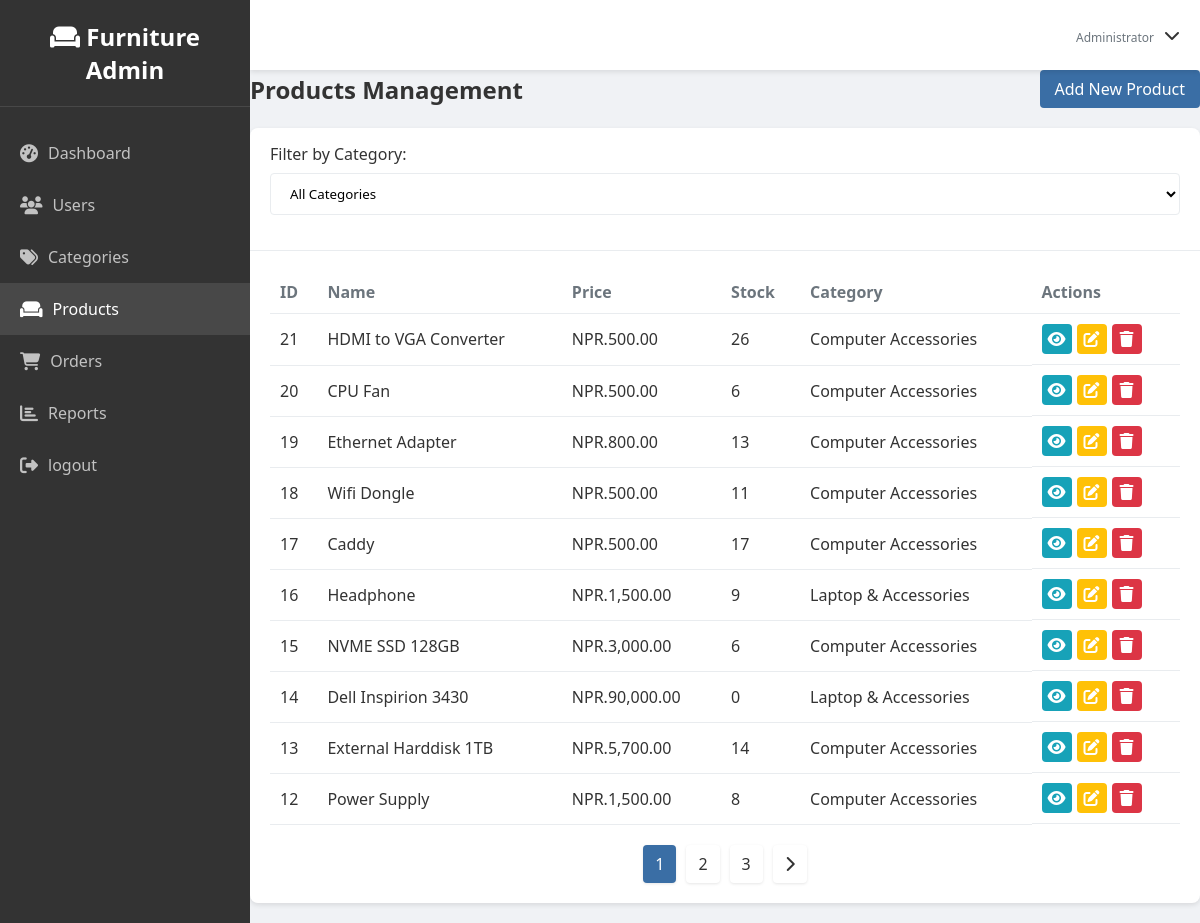
The page /furnitureadminpannel/products.php (signed in) on the database its author committed.
### tables this page shows
CREATE TABLE `products` (
  `id` int(11) NOT NULL,
  `name` varchar(255) NOT NULL,
  `description` text DEFAULT NULL,
  `price` int(11) NOT NULL,
  `stock` int(11) NOT NULL,
  `image` varchar(255) NOT NULL,
  `category_id` int(11) NOT NULL,
  `created_at` timestamp NOT NULL DEFAULT current_timestamp()
);

CREATE TABLE `categories` (
  `id` int(11) NOT NULL,
  `name` varchar(255) NOT NULL,
  `created_at` timestamp NOT NULL DEFAULT current_timestamp()
);

### furnitureadminpannel/products.php (the view, shortened to what this page needs)
<?php
include 'includes/config.php';
$category_filter = "";
$limit = 10;
$page = isset($_GET['page']) ? $_GET['page'] : 1;
$start = ($page - 1) * $limit;
$query = "SELECT p.*, c.name as category_name
          FROM products p
          JOIN categories c ON p.category_id = c.id
          $category_filter
          ORDER BY p.id DESC LIMIT $start, $limit";
$result = mysqli_query($conn, $query);
$total_query = "SELECT COUNT(*) as total FROM products p $category_filter";
$total_result = mysqli_query($conn, $total_query);
$total_data = mysqli_fetch_assoc($total_result);
$total_pages = ceil($total_data['total'] / $limit);
?>
<!DOCTYPE html>
<html lang="en">
<head>
    <link rel="stylesheet" href="css/style.css">
    <link rel="stylesheet" href="https://cdnjs.cloudflare.com/ajax/libs/font-awesome/6.4.0/css/all.min.css">
</head>
<body>
    <div class="container">
        <?php include 'includes/sidebar.php'; ?>
        <div class="main-content">
            <?php include 'includes/header.php'; ?>
            <div class="content">
                <div class="content-header">
                    <h2>Products Management</h2>
                    <a href="add-product.php" class="btn btn-primary">Add New Product</a>
                </div>
                <div class="card">
                    <div class="card-header">
                        <div class="filter-container">
                            <form action="" method="GET" class="filter-form">
                                <div class="form-group">
                                    <label for="category">Filter by Category:</label>
                                    <select name="category" id="category" class="form-select" onchange="this.form.submit()">
                                        <option value="">All Categories</option>
                                    </select>
                                </div>
                            </form>
                        </div>
                    </div>
                    <div class="card-body">
                        <table>
                            <thead>
                                <tr>
                                    <th>ID</th>
                                    <th>Name</th>
                                    <th>Price</th>
                                    <th>Stock</th>
                                    <th>Category</th>
                                    <th>Actions</th>
                                </tr>
                            </thead>
                            <tbody>
                                <?php
                                if(mysqli_num_rows($result) > 0){
                                    while($product = mysqli_fetch_assoc($result)){
                                        echo "<tr>";
                                        echo "<td>" . $product['id'] . "</td>";
                                       echo "<td>" . $product['name'] . "</td>";
                                        echo "<td>NPR." . number_format($product['price'], 2) . "</td>";
                                        echo "<td>" . $product['stock'] . "</td>";
                                        echo "<td>" . $product['category_name'] . "</td>";
                                        echo "<td class='table-actions'>";
                                        echo "<a href='view-product.php?id=" . $product['id'] . "' class='action-icon view'><i class='fas fa-eye'></i></a>";
                                        echo "<a href='edit-product.php?id=" . $product['id'] . "' class='action-icon edit'><i class='fas fa-edit'></i></a>";
                                        echo "<a href='products.php?delete=" . $product['id'] . "' class='action-icon delete'><i class='fas fa-trash'></i></a>";
                                        echo "</td>";
                                        echo "</tr>";
                                    }
                                } else {
                                    echo "<tr><td colspan='7' class='no-data'>No products found</td></tr>";
                                }
                                ?>
                            </tbody>
                        </table>
                        <?php if($total_pages > 1): ?>
                            <div class="pagination">
                                <?php for($i = 1; $i <= $total_pages; $i++): ?>
                                    <a href="?page=<?php echo $i; ?><?php echo isset($_GET['category']) ? '&category=' . $_GET['category'] : ''; ?>" class="<?php echo $i == $page ? 'active' : ''; ?>"><?php echo $i; ?></a>
                                <?php endfor; ?>
                                <?php if($page < $total_pages): ?>
                                    <a href="?page=<?php echo $page + 1; ?><?php echo isset($_GET['category']) ? '&category=' . $_GET['category'] : ''; ?>"><i class="fas fa-chevron-right"></i></a>
                                <?php endif; ?>
                            </div>
                        <?php endif; ?>
                    </div>
                </div>
            </div>
        </div>
    </div>
</body>
</html>

### furnitureadminpannel/css/style.css (style rules this page uses)
* { margin: 0; padding: 0; box-sizing: border-box; font-family: 'Segoe UI', Tahoma, Geneva, Verdana, sans-serif; }
:root { --primary-color: #3a6ea5; --secondary-color: #004e98; --accent-color: #ff6b6b; --light-color: #f5f5f5; --dark-color: #333; --success-color: #28a745; --warning-color: #ffc107; --danger-color: #dc3545; --info-color: #17a2b8; --gray-color: #6c757d; --light-gray: #e9ecef; --sidebar-width: 250px; --header-height: 70px; --transition-speed: 0.3s; }
body { background-color: #f0f2f5; color: var(--dark-color); }
a { text-decoration: none; color: var(--primary-color); }
.container { display: flex; min-height: 100vh; }
.main-content { flex: 1; margin-left: var(--sidebar-width); transition: all var(--transition-speed) ease; }
table { width: 100%; border-collapse: collapse; }
table th, table td { padding: 10px; text-align: left; border-bottom: 1px solid var(--light-gray); }
table th { font-weight: 600; color: var(--gray-color); }
.form-group { margin-bottom: 20px; }
.form-group label { display: block; margin-bottom: 8px; font-weight: 500; }
.content-header { display: flex; justify-content: space-between; align-items: center; margin-bottom: 20px; }
.content-header h2 { margin: 0; }
.btn { padding: 8px 15px; border-radius: 4px; border: none; cursor: pointer; font-weight: 500; transition: background-color var(--transition-speed) ease; }
.btn-primary { background-color: var(--primary-color); color: white; }
.card { background-color: white; border-radius: 8px; box-shadow: 0 2px 5px rgba(0, 0, 0, 0.1); margin-bottom: 20px; }
.card-header { padding: 15px 20px; border-bottom: 1px solid var(--light-gray); }
.card-body { padding: 20px; }
.form-select { width: 100%; padding: 10px 15px; border: 1px solid var(--light-gray); border-radius: 4px; outline: none; background-color: white; transition: border-color var(--transition-speed) ease; }
.table-actions { display: flex; gap: 5px; }
.action-icon { width: 30px; height: 30px; display: flex; align-items: center; justify-content: center; border-radius: 4px; color: white; cursor: pointer; }
.action-icon.view { background-color: var(--info-color); }
.action-icon.edit { background-color: var(--warning-color); }
.action-icon.delete { background-color: var(--danger-color); }
.pagination { display: flex; justify-content: center; margin-top: 20px; }
.pagination a { padding: 8px 12px; margin: 0 5px; border-radius: 4px; background-color: white; color: var(--dark-color); box-shadow: 0 1px 3px rgba(0, 0, 0, 0.1); transition: all var(--transition-speed) ease; }
.pagination a:hover, .pagination a.active { background-color: var(--primary-color); color: white; }

### rows shown on the page
products: id "21", name "HDMI to VGA Converter", price "500.00", stock "26", category.name "Computer Accessories"
products: id "20", name "CPU Fan", price "500.00", stock "6", category.name "Computer Accessories"
products: id "19", name "Ethernet Adapter", price "800.00", stock "13", category.name "Computer Accessories"
products: id "18", name "Wifi Dongle", price "500.00", stock "11", category.name "Computer Accessories"
products: id "17", name "Caddy", price "500.00", stock "17", category.name "Computer Accessories"
products: id "16", name "Headphone", price "1,500.00", stock "9", category.name "Laptop & Accessories"
products: id "15", name "NVME SSD 128GB", price "3,000.00", stock "6", category.name "Computer Accessories"
products: id "14", name "Dell Inspirion 3430", price "90,000.00", stock "0", category.name "Laptop & Accessories"
products: id "13", name "External Harddisk 1TB", price "5,700.00", stock "14", category.name "Computer Accessories"
products: id "12", name "Power Supply", price "1,500.00", stock "8", category.name "Computer Accessories"
